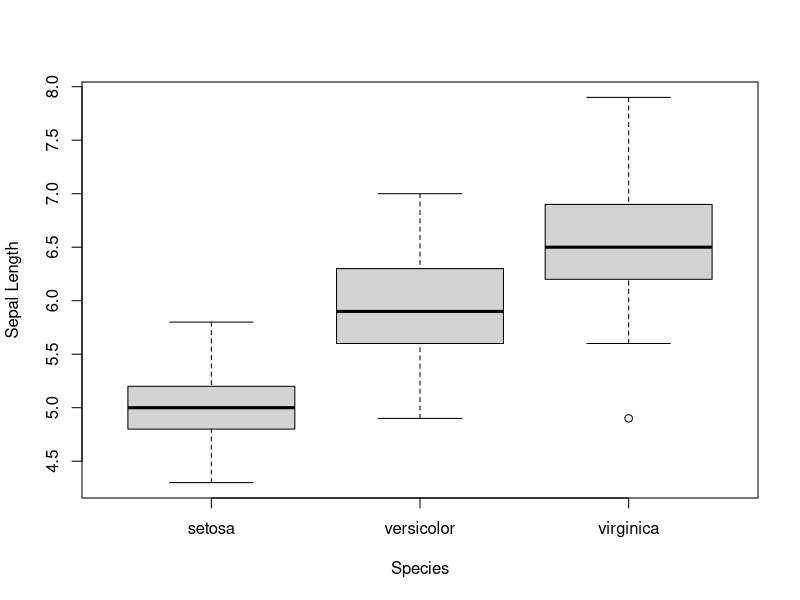

This chart was generated by the following R code:
boxplot(
  Sepal.Length~Species, 
  data =iris, 
  xlab = c('Species'), 
 ylab = c('Sepal Length'))

par(mar=c(8,8,8,8))

